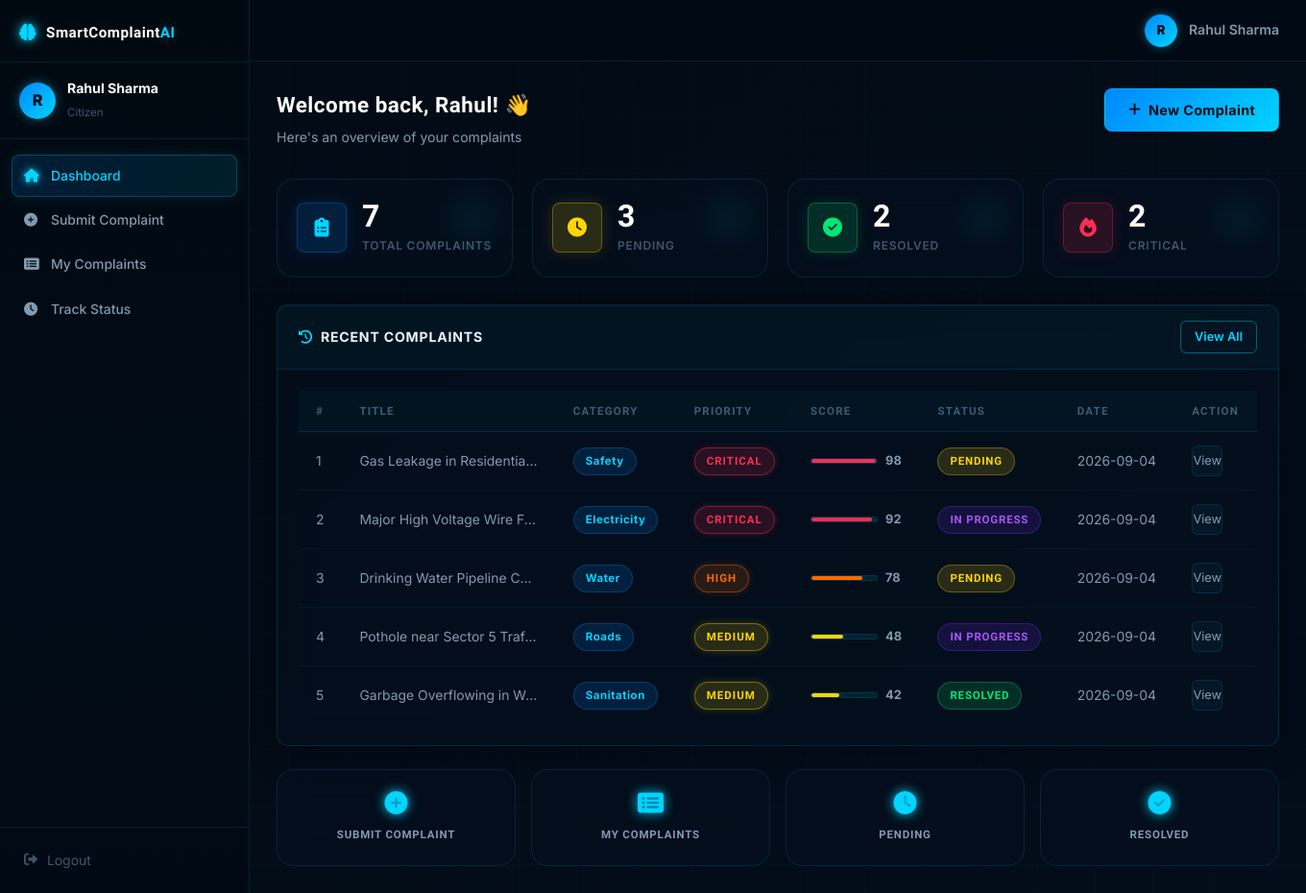
/dashboard (signed in), run on the app's committed database.
### tables this page shows
CREATE TABLE users (
            id          INTEGER PRIMARY KEY AUTOINCREMENT,
            name        TEXT    NOT NULL,
            email       TEXT    NOT NULL UNIQUE,
            password    TEXT    NOT NULL,
            role        TEXT    NOT NULL DEFAULT 'user',
            created_at  TEXT    NOT NULL DEFAULT (datetime('now'))
        );

CREATE TABLE complaints (
            id             INTEGER PRIMARY KEY AUTOINCREMENT,
            user_id        INTEGER NOT NULL,
            title          TEXT    NOT NULL,
            description    TEXT    NOT NULL,
            category       TEXT    NOT NULL,
            priority       TEXT    NOT NULL DEFAULT 'Low',
            priority_score INTEGER NOT NULL DEFAULT 0,
            status         TEXT    NOT NULL DEFAULT 'Pending',
            created_at     TEXT    NOT NULL DEFAULT (datetime('now')),
            updated_at     TEXT    NOT NULL DEFAULT (datetime('now')),
            FOREIGN KEY (user_id) REFERENCES users(id)
        );

### app.py (the view)
@app.route('/dashboard')
@login_required
def dashboard():
    if session.get('role') == 'admin':
        return redirect(url_for('admin_dashboard'))
    user = get_user_by_id(session['user_id'])
    complaints = get_complaints_by_user(session['user_id'])
    stats = {
        'total':     len(complaints),
        'pending':   sum(1 for c in complaints if c['status'] == 'Pending'),
        'resolved':  sum(1 for c in complaints if c['status'] == 'Resolved'),
        'critical':  sum(1 for c in complaints if c['priority'] == 'Critical'),
    }
    recent = list(complaints)[:5]
    return render_template('user_dashboard.html', user=user, stats=stats, recent=recent)

### app.py (called while the page is built)
def login_required(f):
    @wraps(f)
    def decorated(*args, **kwargs):
        if 'user_id' not in session:
            flash('Please log in to access this page.', 'warning')
            return redirect(url_for('login'))
        return f(*args, **kwargs)
    return decorated

### database.py (called while the page is built)
def get_connection():
    conn = sqlite3.connect(DB_PATH)
    conn.row_factory = sqlite3.Row  # Allows column access by name
    conn.execute("PRAGMA journal_mode=WAL")  # Better concurrency
    return conn

def get_user_by_id(user_id):
    conn = get_connection()
    cursor = conn.cursor()
    cursor.execute("SELECT * FROM users WHERE id = ?", (user_id,))
    user = cursor.fetchone()
    conn.close()
    return user

def get_complaints_by_user(user_id):
    conn = get_connection()
    cursor = conn.cursor()
    cursor.execute("""
        SELECT * FROM complaints
        WHERE user_id = ?
        ORDER BY priority_score DESC, created_at DESC
    """, (user_id,))
    complaints = cursor.fetchall()
    conn.close()
    return complaints

### templates/user_dashboard.html (shortened to what this page needs)
<!DOCTYPE html>
<html lang="en">
<head>
  <link rel="stylesheet" href="{{ url_for('static', filename='css/style.css') }}"/>
  <link rel="stylesheet" href="https://cdnjs.cloudflare.com/ajax/libs/font-awesome/6.5.0/css/all.min.css"/>
</head>
<body class="app-body">
  {% include 'partials/_sidebar_user.html' %}
  <main class="app-main">
    <header class="app-topbar">
      <div class="topbar-right">
        <div class="user-avatar-small">{{ session.user_name[0].upper() }}</div>
        <span class="topbar-name">{{ session.user_name }}</span>
      </div>
    </header>
    <div class="page-content">
      <div class="page-header">
        <div>
          <h1 class="page-title">Welcome back, {{ session.user_name.split()[0] }}! 👋</h1>
          <p class="page-subtitle">Here's an overview of your complaints</p>
        </div>
        <a href="{{ url_for('complaint_new') }}" class="btn-primary">
          <i class="fas fa-plus"></i> New Complaint
        </a>
      </div>
      <div class="stats-grid four-col">
        <div class="stat-card">
          <div class="stat-icon blue"><i class="fas fa-clipboard-list"></i></div>
          <div class="stat-info">
            <span class="stat-num">{{ stats.total }}</span>
            <span class="stat-label">Total Complaints</span>
          </div>
        </div>
        <div class="stat-card">
          <div class="stat-icon yellow"><i class="fas fa-clock"></i></div>
          <div class="stat-info">
            <span class="stat-num">{{ stats.pending }}</span>
            <span class="stat-label">Pending</span>
          </div>
        </div>
        <div class="stat-card">
          <div class="stat-icon green"><i class="fas fa-check-circle"></i></div>
          <div class="stat-info">
            <span class="stat-num">{{ stats.resolved }}</span>
            <span class="stat-label">Resolved</span>
          </div>
        </div>
        <div class="stat-card">
          <div class="stat-icon red"><i class="fas fa-fire"></i></div>
          <div class="stat-info">
            <span class="stat-num">{{ stats.critical }}</span>
            <span class="stat-label">Critical</span>
          </div>
        </div>
      </div>
      <div class="card">
        <div class="card-header">
          <h3><i class="fas fa-history"></i> Recent Complaints</h3>
          <a href="{{ url_for('my_complaints') }}" class="btn-outline-sm">View All</a>
        </div>
        <div class="card-body">
          {% if recent %}
            <div class="complaint-table-wrap">
              <table class="complaint-table">
                <thead>
                  <tr>
                    <th>#</th>
                    <th>Title</th>
                    <th>Category</th>
                    <th>Priority</th>
                    <th>Score</th>
                    <th>Status</th>
                    <th>Date</th>
                    <th>Action</th>
                  </tr>
                </thead>
                <tbody>
                  {% for c in recent %}
                  <tr>
                    <td>{{ c.id }}</td>
                    <td class="title-cell">{{ c.title[:45] }}{% if c.title|length > 45 %}…{% endif %}</td>
                    <td><span class="cat-badge">{{ c.category }}</span></td>
                    <td><span class="priority-badge priority-{{ c.priority.lower() }}">{{ c.priority }}</span></td>
                    <td>
                      <div class="score-mini">
                        <div class="score-bar-sm"><div class="score-fill-sm priority-bg-{{ c.priority.lower() }}" style="width:{{ c.priority_score }}%"></div></div>
                        <span>{{ c.priority_score }}</span>
                      </div>
                    </td>
                    <td><span class="status-badge status-{{ c.status.lower().replace(' ','-') }}">{{ c.status }}</span></td>
                    <td>{{ c.created_at[:10] }}</td>
                    <td><a href="{{ url_for('complaint_details', complaint_id=c.id) }}" class="btn-table">View</a></td>
                  </tr>
                  {% endfor %}
                </tbody>
              </table>
            </div>
          {% endif %}
        </div>
      </div>
      <div class="quick-actions-grid">
        <a href="{{ url_for('complaint_new') }}" class="quick-action-card">
          <i class="fas fa-plus-circle"></i>
          <span>Submit Complaint</span>
        </a>
        <a href="{{ url_for('my_complaints') }}" class="quick-action-card">
          <i class="fas fa-list-alt"></i>
          <span>My Complaints</span>
        </a>
        <a href="{{ url_for('my_complaints') }}?status=Pending" class="quick-action-card">
          <i class="fas fa-clock"></i>
          <span>Pending</span>
        </a>
        <a href="{{ url_for('my_complaints') }}?status=Resolved" class="quick-action-card">
          <i class="fas fa-check-circle"></i>
          <span>Resolved</span>
        </a>
      </div>
    </div>
  </main>
</body>
</html>

### templates/partials/_sidebar_user.html (shortened to what this page needs)
<aside class="sidebar" id="sidebar">
  <div class="sidebar-header">
    <a href="{{ url_for('index') }}" class="sidebar-brand">
      <i class="fas fa-brain"></i>
      <span>SmartComplaint<span class="brand-ai-s">AI</span></span>
    </a>
  </div>
  <div class="sidebar-user">
    <div class="sidebar-avatar">{{ session.user_name[0].upper() }}</div>
    <div class="sidebar-user-info">
      <strong>{{ session.user_name }}</strong>
      <small>Citizen</small>
    </div>
  </div>
  <nav class="sidebar-nav">
    <ul>
      <li class="{{ 'active' if request.endpoint == 'dashboard' else '' }}">
        <a href="{{ url_for('dashboard') }}"><i class="fas fa-home"></i> Dashboard</a>
      </li>
      <li class="{{ 'active' if request.endpoint == 'complaint_new' else '' }}">
        <a href="{{ url_for('complaint_new') }}"><i class="fas fa-plus-circle"></i> Submit Complaint</a>
      </li>
      <li class="{{ 'active' if request.endpoint == 'my_complaints' else '' }}">
        <a href="{{ url_for('my_complaints') }}"><i class="fas fa-list-alt"></i> My Complaints</a>
      </li>
      <li class="{{ 'active' if request.endpoint == 'my_complaints' else '' }}">
        <a href="{{ url_for('my_complaints') }}?status=Pending"><i class="fas fa-clock"></i> Track Status</a>
      </li>
    </ul>
  </nav>
  <div class="sidebar-footer">
    <a href="{{ url_for('logout') }}" class="sidebar-logout">
      <i class="fas fa-sign-out-alt"></i> Logout
    </a>
  </div>
</aside>

### data on the page
users: user_name "Rahul Sharma"
complaints: id "1", title "Gas Leakage in Residentia…", category "Safety", priority "CRITICAL", priority_score "98", status "PENDING", created_at "2026-09-04"
complaints: id "2", title "Major High Voltage Wire F…", category "Electricity", priority "CRITICAL", priority_score "92", status "IN PROGRESS", created_at "2026-09-04"
complaints: id "3", title "Drinking Water Pipeline C…", category "Water", priority "HIGH", priority_score "78", status "PENDING", created_at "2026-09-04"
complaints: id "4", title "Pothole near Sector 5 Traf…", category "Roads", priority "MEDIUM", priority_score "48", status "IN PROGRESS", created_at "2026-09-04"
complaints: id "5", title "Garbage Overflowing in W…", category "Sanitation", priority "MEDIUM", priority_score "42", status "RESOLVED", created_at "2026-09-04"

### other printed values
{{ session.user_name[0].upper() }} "R"
{{ session.user_name.split()[0] }} "Rahul"
{{ stats.total }} "7"
{{ stats.pending }} "3"
{{ stats.resolved }} "2"
{{ stats.critical }} "2"
